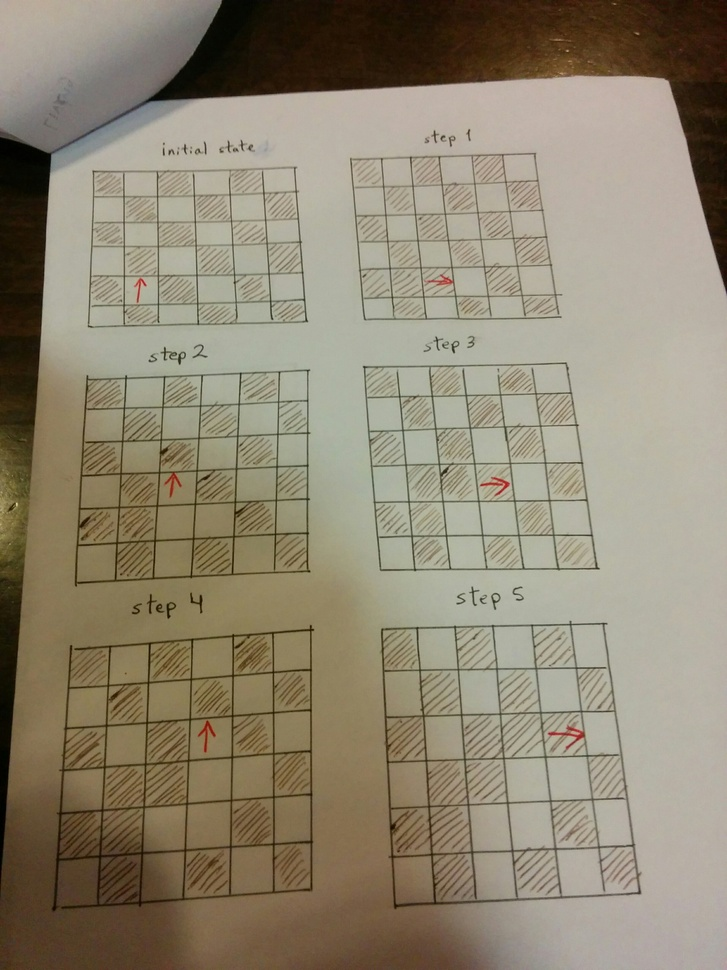
//> input picture artificial_life/Ex1/2016-04-28 14.34.24.jpg, 727 x 970 px, shrunk from 2448 x 3264 before the run, given in place of traffic.jpg, which was not available
$ ./sheet02   (built with g++ and OpenCV 4)
//> lines starting //> are read from the running program, lines starting //| are printed output that depends on the picture; pictures that were not available may be replaced by others from this repository, and a replacement may not be noted
#include <iostream>
#include <opencv2/core/core.hpp>
#include <opencv2/highgui/highgui.hpp>
#include <opencv2/imgproc/imgproc.hpp>
#include <math.h>

using namespace std;
using namespace cv;

/*=========================================
# Group member (Name, Student ID, E-Mail)
	- Omar Trinidad Gutierrez Mendez, 2850441, omar.vpa@gmail.com
	- Shinho Kang, 2890169, wis.shinho.kang@gmail.com
# Exercise Sheet 02
	Please read the "README" file to compile and execute this source code.
=========================================*/
void part1();
void part2();
void part3();
void part4();
void part5();

void drawArrow(cv::Mat &image, cv::Point p, cv::Scalar color, double scaleMagnitude, double scaleArrowHead, double magnitube, double orientationDegrees);
void matchingImage(Mat& img, Mat& matching, int y, int x, int rows, int cols);

void displayPyramid(vector<cv::Mat> pyr);
void displayPyramid(vector<cv::Mat> pyr, string title);
void buildGaussianPyramid(vector<cv::Mat> &gpyr, Mat img);
void buildGaussianPyramid_implement(vector<cv::Mat> &gpyr, Mat img);
void buildLaplacianPyramid(const vector<cv::Mat> gpyr, vector<cv::Mat> &lpyr);

/////////////////////////////////////////////////////////////////////////////////////////////////////////////////////////////////////////////////////////////////
/////////////////////////////////////////////////////////////////////////////////////////////////////////////////////////////////////////////////////////////////
/////////////////////////////////////////////////////////////////////////////////////////////////////////////////////////////////////////////////////////////////
/////////////////////////////////////////////////////////////////////////////////////////////////////////////////////////////////////////////////////////////////
/////////////////////////////////////////////////////////////////////////////////////////////////////////////////////////////////////////////////////////////////


int main(int argc, char* argv[])
{
    // Uncomment the part of the exercise that you wish to implement.
    // For the final submission all implemented parts should be uncommented.
    part1();
    part2();
    part3();
    part4();
    part5();

    std::cout <<                                                            std::endl;
    std::cout << "/////////////////////////////////////////////////////" << std::endl;
    std::cout << "/////////////////////////////////////////////////////" << std::endl;
    std::cout << "////    END    //////////////////////////////////////" << std::endl;
    std::cout << "/////////////////////////////////////////////////////" << std::endl;
    std::cout << "/////////////////////////////////////////////////////" << std::endl;
    std::cout <<                                                            std::endl;
}


/////////////////////////////////////////////////////////////////////////////////////////////////////////////////////////////////////////////////////////////////
/////////////////////////////////////////////////////////////////////////////////////////////////////////////////////////////////////////////////////////////////
/////////////////////////////////////////////////////////////////////////////////////////////////////////////////////////////////////////////////////////////////
/////////////////////////////////////////////////////////////////////////////////////////////////////////////////////////////////////////////////////////////////
/////////////////////////////////////////////////////////////////////////////////////////////////////////////////////////////////////////////////////////////////


void part1()
{
    std::cout <<                                                            std::endl;
    std::cout << "/////////////////////////////////////////////////////" << std::endl;
    std::cout << "/////////////////////////////////////////////////////" << std::endl;
    std::cout << "////    Part 1    ///////////////////////////////////" << std::endl;
    std::cout << "/////////////////////////////////////////////////////" << std::endl;
    std::cout << "/////////////////////////////////////////////////////" << std::endl;

    // read the image file
    cv::Mat im_Traffic_BGR = cv::imread("./images/traffic.jpg", cv::IMREAD_COLOR);
//> im_Traffic_BGR is the input picture: 970 rows x 727 cols, CV_8UC3; mean B, G, R 114.3, 134.3, 143.5
    // gray version of bonn.png
    cv::Mat                      im_Traffic_Gray;
    cv::cvtColor(im_Traffic_BGR, im_Traffic_Gray, CV_BGR2GRAY);
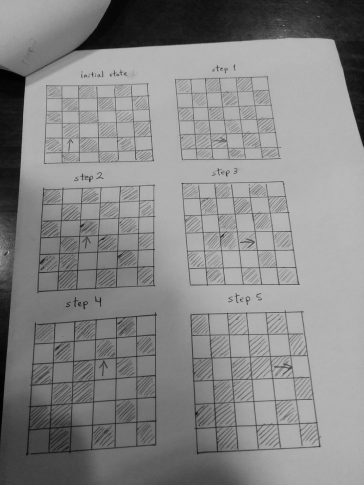
//> im_Traffic_Gray: 970 rows x 727 cols, CV_8UC1 (shown at 1/2 size); min 0, max 211, mean 134.7

    // construct Gaussian pyramids
    std::vector<cv::Mat>   gpyr;    // this will hold the Gaussian Pyramid created with OpenCV::buildPyramid
    std::vector<cv::Mat> myGpyr;    // this will hold the Gaussian Pyramid created with your custom way

    // Please implement the pyramids as described in the exercise sheet, using the containers given above.
    // ** build a Gaussian pyramid using cv::pyrDown
    buildGaussianPyramid(gpyr, im_Traffic_Gray);
    // ** build a Gaussian pyramid without using cv::pyrDown and cv::buildPyramid
    buildGaussianPyramid_implement(myGpyr, im_Traffic_Gray);
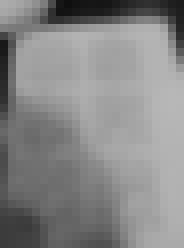
//> myGpyr[5]: 31 rows x 23 cols, CV_8UC1 (shown 8 times larger); min 15, max 183, mean 134.6

    // Perform the computations asked in the exercise sheet and show them using **std::cout**
    for (int i = 0; i < gpyr.size(); ++i ) {
        Mat diff;	// differences between between pixel intensities
        double minVal, maxVal;

        absdiff(gpyr[i], myGpyr[i], diff);  // compute pixel-wise error
        minMaxLoc(diff, &minVal, &maxVal);
        cout << "layer " << i << ": " << endl;
        cout << " Maximum pixel error: " << maxVal << endl << endl;
    }
//> this loop made 7 passes
//> maxVal on passes 1 to 7: 0, 29, 39, 46, 47, 48, 41
//> (printed output is left out)
//> pass 3, in part1, `absdiff(gpyr[i], myGpyr[i], diff);`:
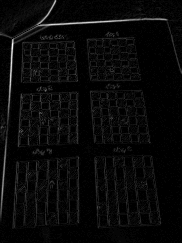
//> diff: 243 rows x 182 cols, CV_8UC1; min 0, max 39, mean 1.4; drawn with min black and max white

    // Show every layer of the pyramid
    // using **cv::imshow and cv::waitKey()** and when necessary **std::cout**
    // In the end, after the last cv::waitKey(), use **cv::destroyAllWindows()**
    displayPyramid(gpyr, "Gaussian Pyramid");
//> the loop in displayPyramid, `for (int i = 0; i < pyr.size(); ++i )` made 7 passes
    waitKey(0);
    cv::destroyAllWindows();
    displayPyramid(myGpyr, "Custom Implemented Pyramid");
//> the loop in displayPyramid (call 2), `for (int i = 0; i < pyr.size(); ++i )` made 7 passes
    waitKey(0);
    cv::destroyAllWindows();

    // For the laplacian pyramid you should define your own container.
    // If needed perform normalization of the image to be displayed
    std::vector<cv::Mat>   lpyr;
    buildLaplacianPyramid(gpyr, lpyr);  // building laplacian pyramid
//> in buildLaplacianPyramid, `int maxLevel = gpyr.size() - 1;`: maxLevel = 6
//> the loop in buildLaplacianPyramid, `for (int i = maxLevel; i > 0; --i)` made 6 passes
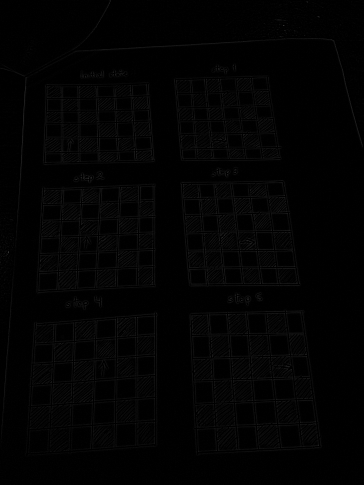
//> lpyr[0]: 970 rows x 727 cols, CV_8UC1 (shown at 1/2 size); min 0, max 83, mean 2.4
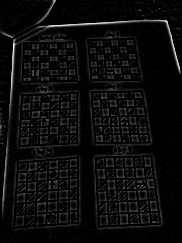
//> lpyr[2]: 243 rows x 182 cols, CV_8UC1; min 0, max 37, mean 1.7; drawn with min black and max white
    displayPyramid(lpyr, "Laplacian Pyramid");
    cv::waitKey(0);
    cv::destroyAllWindows();
}


/////////////////////////////////////////////////////////////////////////////////////////////////////////////////////////////////////////////////////////////////
/////////////////////////////////////////////////////////////////////////////////////////////////////////////////////////////////////////////////////////////////
/////////////////////////////////////////////////////////////////////////////////////////////////////////////////////////////////////////////////////////////////
/////////////////////////////////////////////////////////////////////////////////////////////////////////////////////////////////////////////////////////////////
/////////////////////////////////////////////////////////////////////////////////////////////////////////////////////////////////////////////////////////////////


void part2()
{
    std::cout <<                                                            std::endl;
    std::cout << "/////////////////////////////////////////////////////" << std::endl;
    std::cout << "/////////////////////////////////////////////////////" << std::endl;
    std::cout << "////    Part 2    ///////////////////////////////////" << std::endl;
    std::cout << "/////////////////////////////////////////////////////" << std::endl;
    std::cout << "/////////////////////////////////////////////////////" << std::endl;

    // apple and orange are CV_32FC3
    cv::Mat im_Apple, im_Orange;
    cv::imread("./images/apple.jpg",  cv::IMREAD_COLOR).convertTo(im_Apple,  CV_32FC3, (1./255.));
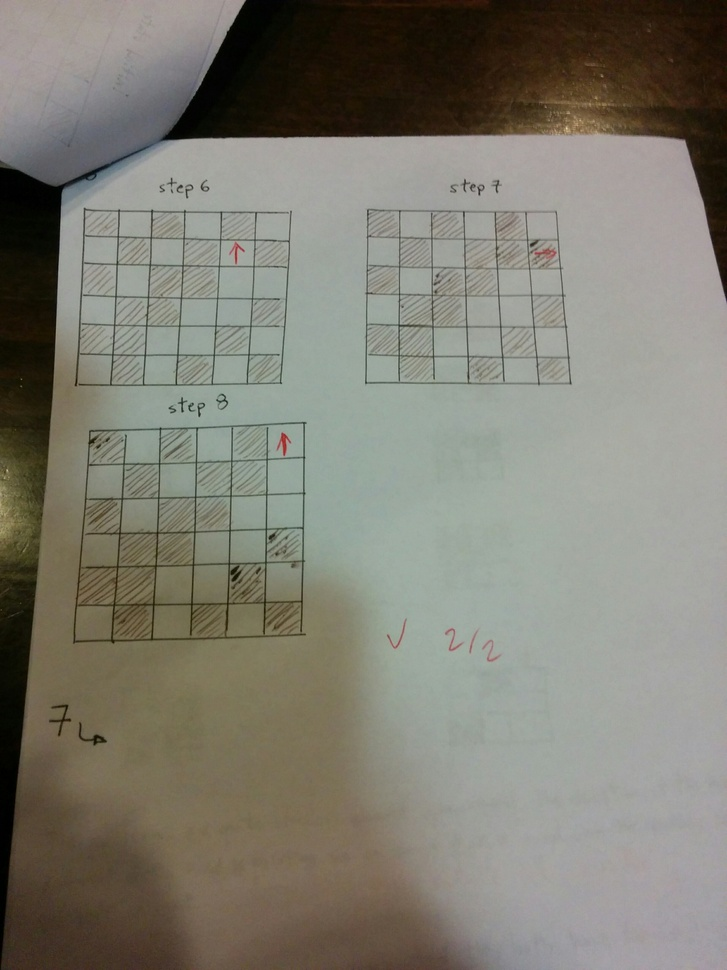
//> input picture artificial_life/Ex1/2016-04-28 14.34.30.jpg, 727 x 970 px, shrunk from 2448 x 3264 before the run, given in place of apple.jpg, which was not available
    cv::imread("./images/orange.jpg", cv::IMREAD_COLOR).convertTo(im_Orange, CV_32FC3, (1./255.));
    cv::imshow("apple",  im_Apple);
    cv::imshow("orange", im_Orange);
    std::cout << "\n" << "Input images" << "   \t\t\t\t\t\t\t" << "Press any key..." << std::endl;
    cv::waitKey(0);

    std::vector<cv::Mat>   gpApple, gpOrange;    // Gaussian pyramid for the apple and orange image
    std::vector<cv::Mat>   lpApple, lpOrange;    // Laplacian pyramid for the apple and orange image
    std::vector<cv::Mat>   lpBlend;    // Laplacian pyramid for the blended image
    // Mat im_blend;

    // Mask image and gaussian pyramid
    Mat_<float> mask(im_Apple.rows,im_Apple.cols,0.0); //mask matrix filled with 0
    mask(Range::all(),Range(0,mask.cols/2)) = 1.0;    // fill left half with 1.0

    Mat mask_3f;    // use 3-channel mask image to multiply easier
    cvtColor(mask, mask_3f, CV_GRAY2BGR);

    vector<Mat> gpMask;

    // Perform the blending using a Laplacian Pyramid

    // Generate gaussian pyramids for apple, orange and mask images
    buildGaussianPyramid(gpApple, im_Apple);
    buildGaussianPyramid(gpOrange, im_Orange);
    buildGaussianPyramid(gpMask, mask_3f);
    // Generate laplacian pyramids for apple and orange images.
    buildLaplacianPyramid(gpApple, lpApple);
//> the loop in buildLaplacianPyramid (call 2), `for (int i = maxLevel; i > 0; --i)` made 6 passes
//> pass 1, in buildLaplacianPyramid (call 2), `subtract(gpUImg, tmpImg, lpImg);`:
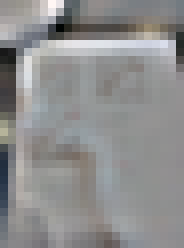
//> lpImg: 31 rows x 23 cols, CV_32FC3 (shown 8 times larger); mean B, G, R -0.00222, -0.0024, -0.00244; drawn with min black and max white
//> (the rest of the program and of its run is left out)
